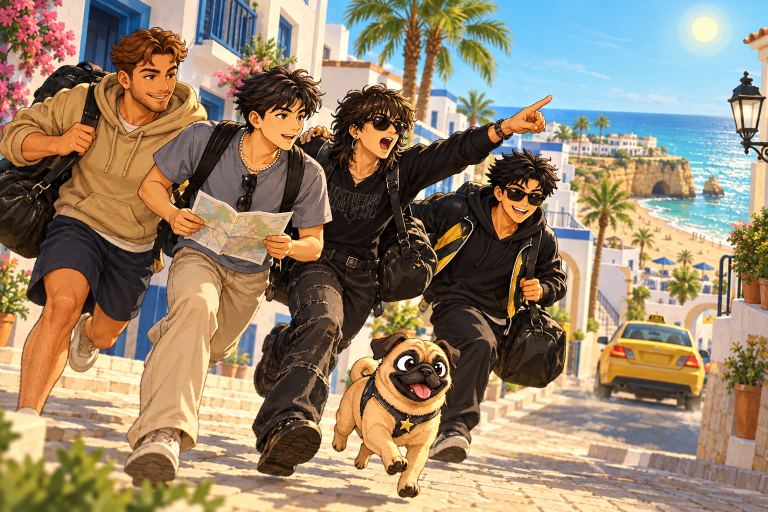
#> input picture source/occasions/trip-feature-v1.png, 1536 x 1024 px (shown at 1/2 size)
$ python build_occasion_art.py
#> lines starting #> are read from the running program, lines starting #| are printed output that depends on the picture
"""The occasion doors' art: one illustration per occasion (plan 19), from source/occasions/.

Writes public/assets/occ_<id>.webp at 960x640. The file name is the occasion id, so the home page's tiles,
the for-two card and the builder's step-0 tiles all find it without a table.

    python3 tools/build_occasion_art.py
"""
from pathlib import Path
from PIL import Image

ROOT = Path(__file__).resolve().parent.parent
SRC = ROOT / "source" / "occasions"
OUT = ROOT / "public" / "assets"

# The chosen take of each; the other takes stay in source/occasions/ for comparison.
PICKS = {
    "trip": "trip-feature-v1.png",
    "christmas": "christmas-feature-v2.png",   # v1's on-screen sprites don't match the lads on the sofa
    "birthday": "birthday-feature-v3.png",     # the birthday lad surrounded by the group, per the brief
    "partner": "partner-feature-v1.png",
}

for occ, name in PICKS.items():
    im = Image.open(SRC / name).convert("RGB").resize((960, 640), Image.LANCZOS)
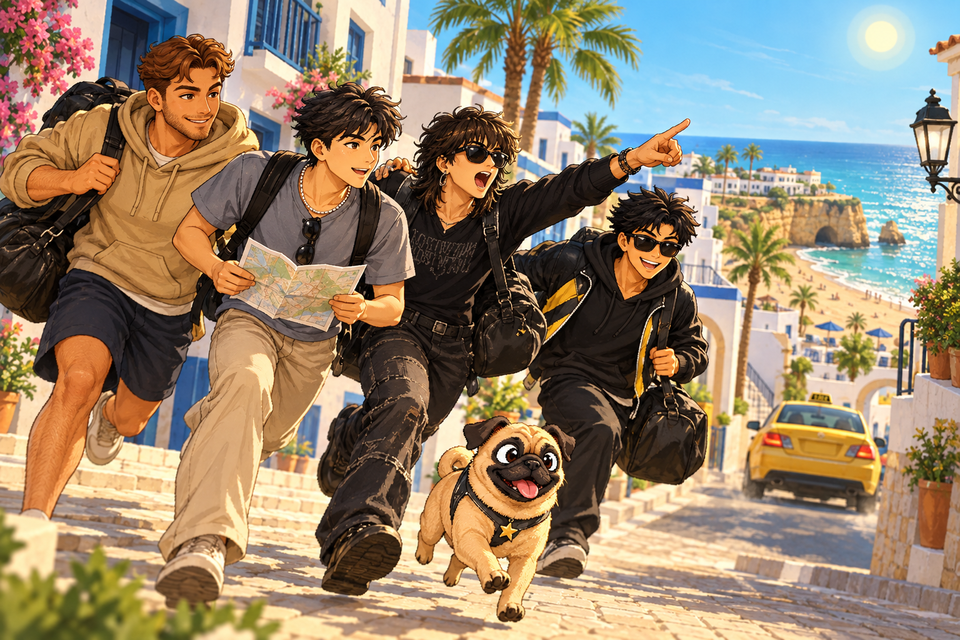
#> im: PIL image 960x640 RGB; mean R, G, B 150.8, 133, 109.7
    out = OUT / f"occ_{occ}.webp"
    im.save(out, "WEBP", quality=80, method=6)
#> (the run stopped early here; a loop or call above may not have finished)

$ run again, with source/occasions/christmas-feature-v1.png copied over source/occasions/trip-feature-v1.png
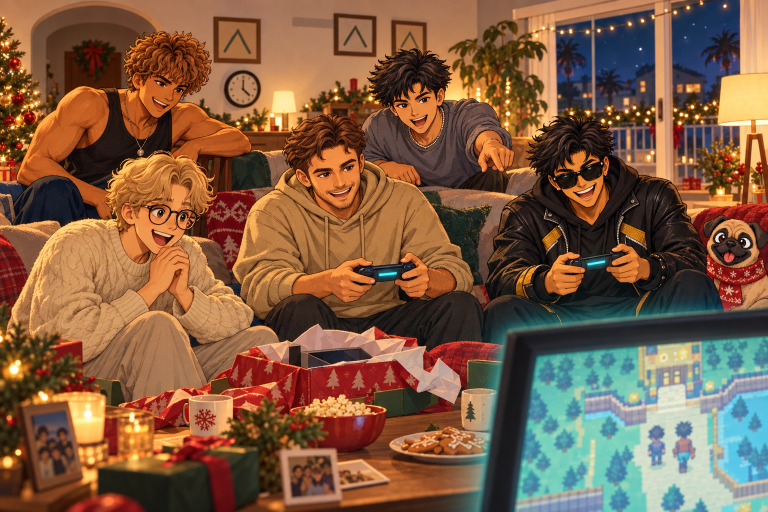
#> input picture source/occasions/christmas-feature-v1.png, 1536 x 1024 px (shown at 1/2 size)
#> `im = Image.open(SRC / name).convert("RGB").resize((960, 640), Image.LA..`:
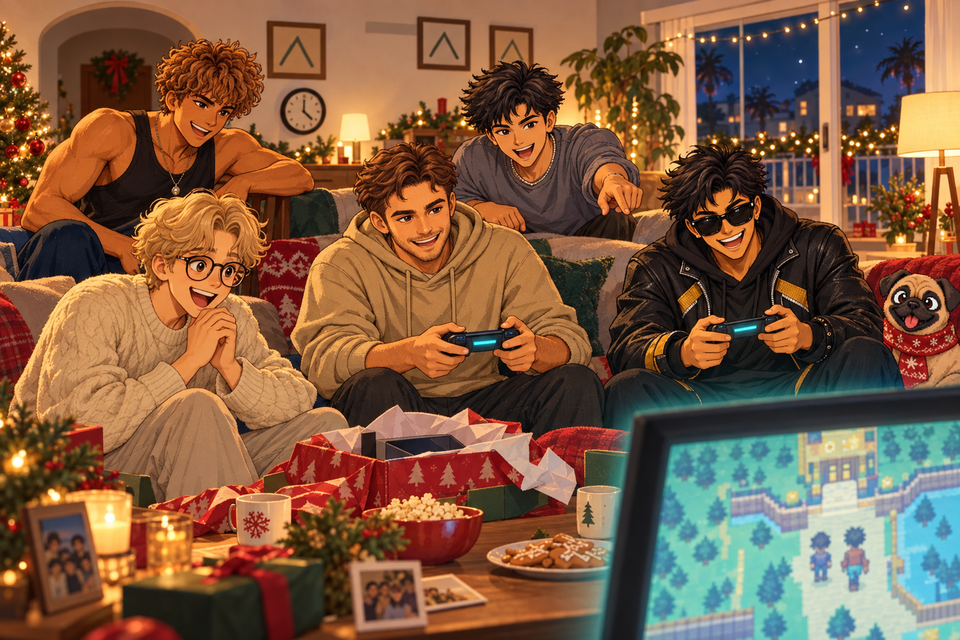
#> im: PIL image 960x640 RGB; mean R, G, B 127.3, 92.1, 66.3
